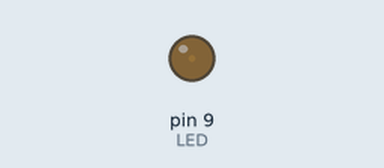
The sketch below on a simulated Arduino Uno, built with avr-gcc and run on an emulated ATmega328P. On the bench: output pins drawn as LEDs (lit = HIGH).

Above: at 0.05 s.
At 1.15 s:
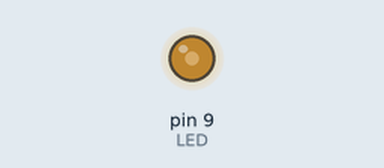
At 2.3 s:
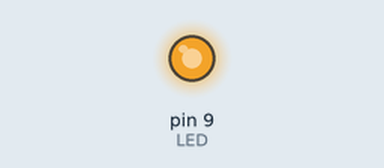
At 4.55 s:
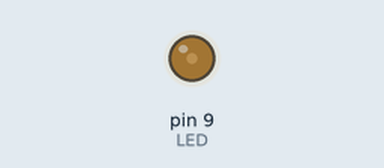
Timing chart, 0 to 6.6 s (numbered marks = the images above):
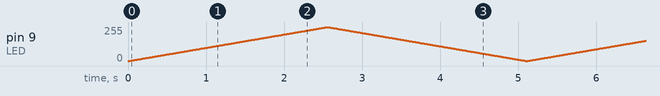

The sketch:

Practice2-3.ino
```cpp
const int LED = 9; // LED が接続されているピン

void setup()
{
  pinMode(LED, OUTPUT); // ピンを出力に設定
}

void loop()
{
  int i;
  for (i = 0; i < 255; i++)
  {                      // 繰り返し
    analogWrite(LED, i); // LED の明るさを設定
    delay(10);           // 10 ミリ秒待機
  }
  for (i = 255; i > 0; i--)
  {                      // 繰り返し
    analogWrite(LED, i); // LED の明るさを設定
    delay(10);           // 10 ミリ秒待機
  }
}
```
